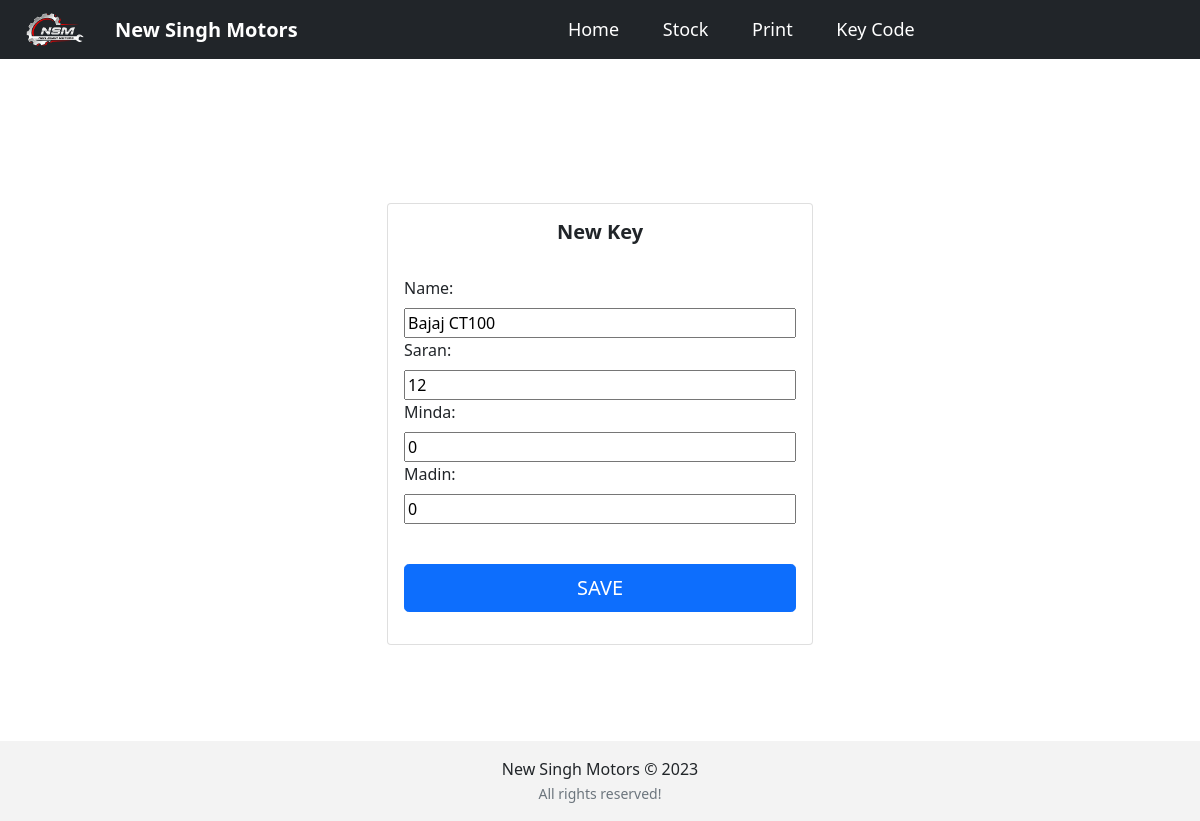
The page /key/52/update/ on the database as committed earlier.
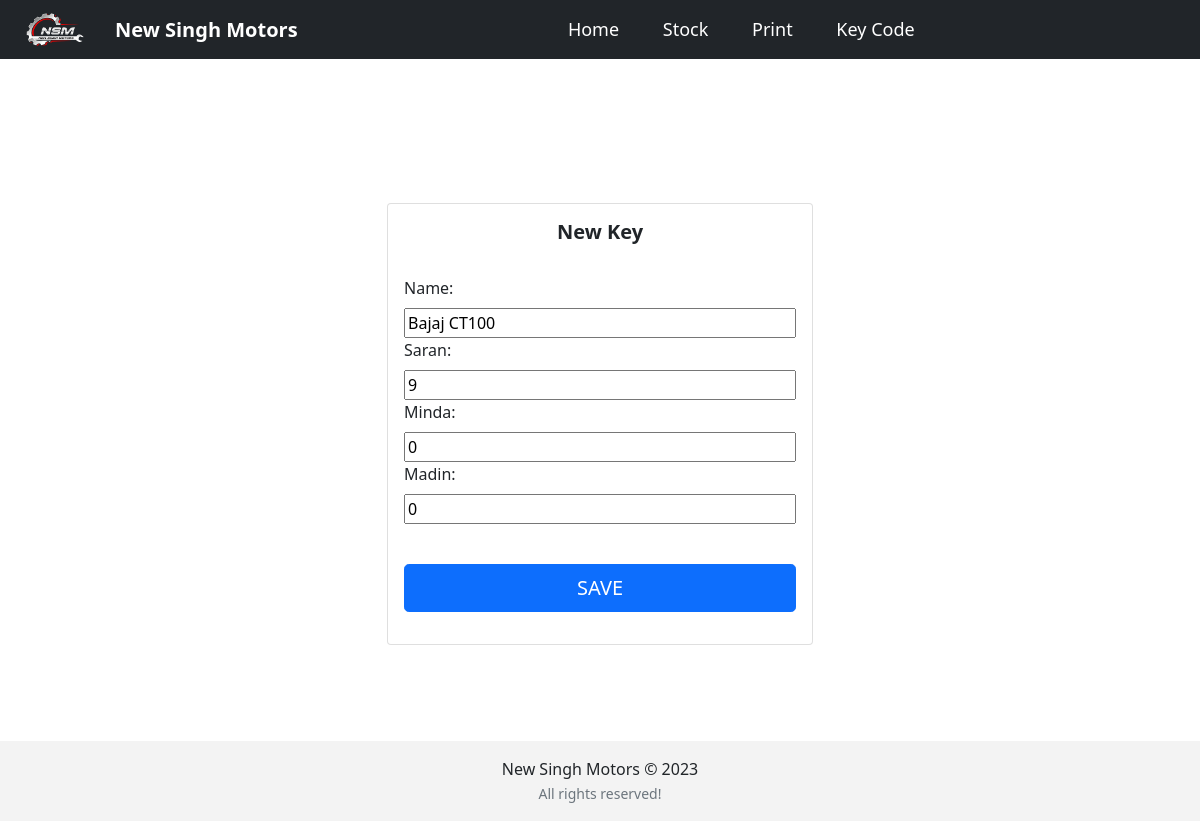
The same page on the database as committed later.
### feed/models.py (models this page shows, shortened)
class Keys(models.Model):
    name = models.CharField(max_length=255)
    saran = models.IntegerField(blank=False,default=0)
    minda = models.IntegerField(blank=False,default=0)
    madin = models.IntegerField(blank=False,default=0)
    date = models.DateTimeField(auto_now_add=True)

### feed/views.py (the view)
# urls.py: path('key/<int:pk>/update/', views.key_update, name='key-update'),
def key_update(request, pk):
    user = request.user
    if pk:
        post = get_object_or_404(Keys, id=pk)
    else:
        post = None
    if request.method == "POST":
        form = NewKeyForm(request.POST, request.FILES, instance=post)
        if form.is_valid():
            data = form.save(commit=False)
            data.user_name = user
            data.save()
            messages.success(request, 'Post Updated Successfully' if post else 'Posted Successfully')
            return redirect('stock')
    else:
        form = NewKeyForm(instance=post)
    return render(request, 'feed/create_post.html', {'form': form})

### feed/forms.py
class NewKeyForm(forms.ModelForm):
	class Meta:
		model = Keys
		fields = '__all__'

### feed/templates/feed/create_post.html (shortened to what this page needs)
{% extends "feed/layout.html" %} {% load static %} {% load crispy_forms_tags %}
{% block content %}
<br /><br />
<div class="container">
  <div class="row">
    <div class="col-sm-9 col-md-7 col-lg-5 mx-auto">
      <div class="card card-signin my-5">
        <div class="card-body">
          <h5 class="card-title text-center"><b>New Key</b></h5>
          <form class="form-signin" method="POST" enctype="multipart/form-data">
            <fieldset class="form-group">
              <br/>{{ form }}<br>
            </fieldset>
            <div class="form-group">
              <button class="btn btn-lg btn-primary btn-block text-uppercase" type="submit">Save</button><br />
            </div>
          </form>
        </div>
      </div>
    </div>
  </div>
</div>
{% endblock content %} {% block jsfiles %}{% endblock jsfiles %}

Rows that differ between the two databases and show on the page:
changed Keys "Bajaj CT100": saran "12" → "9"
